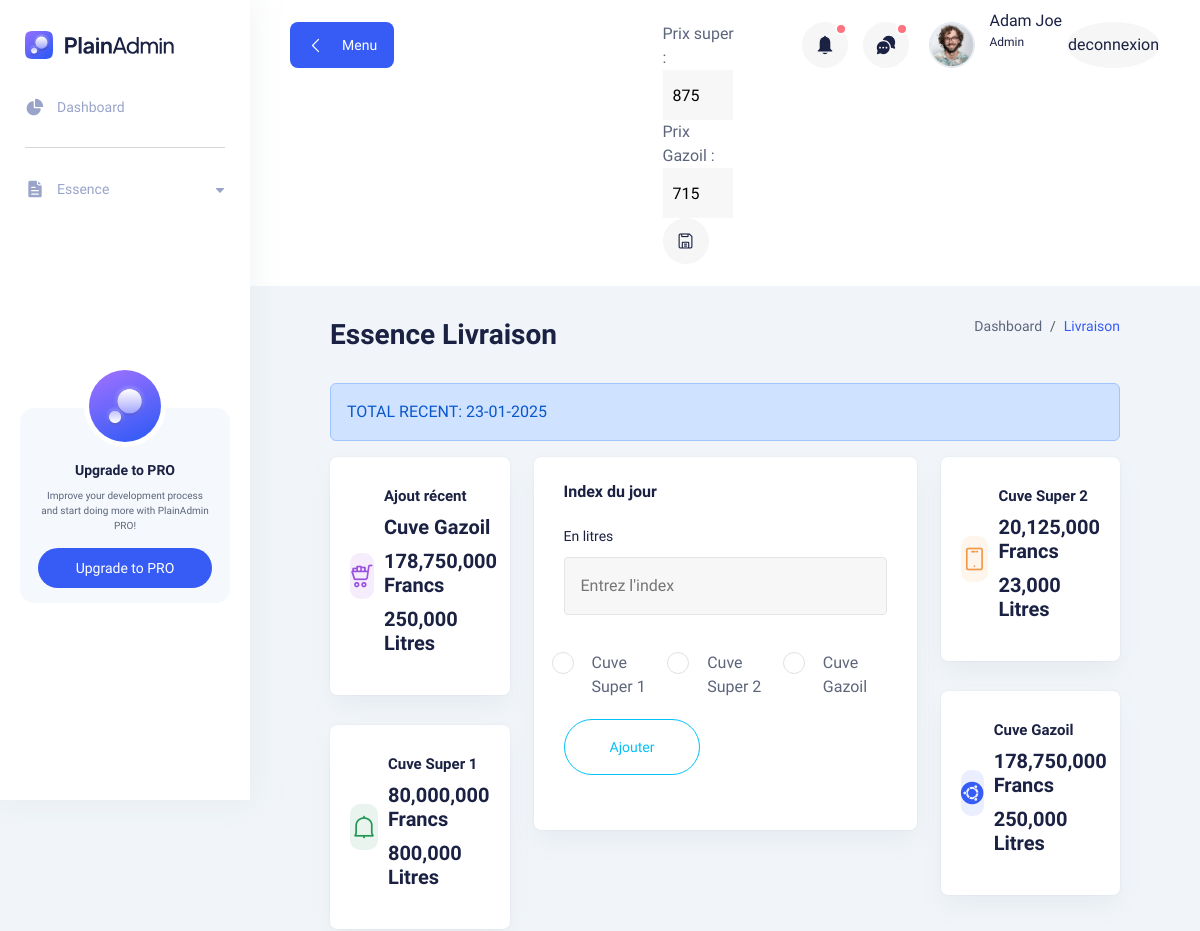
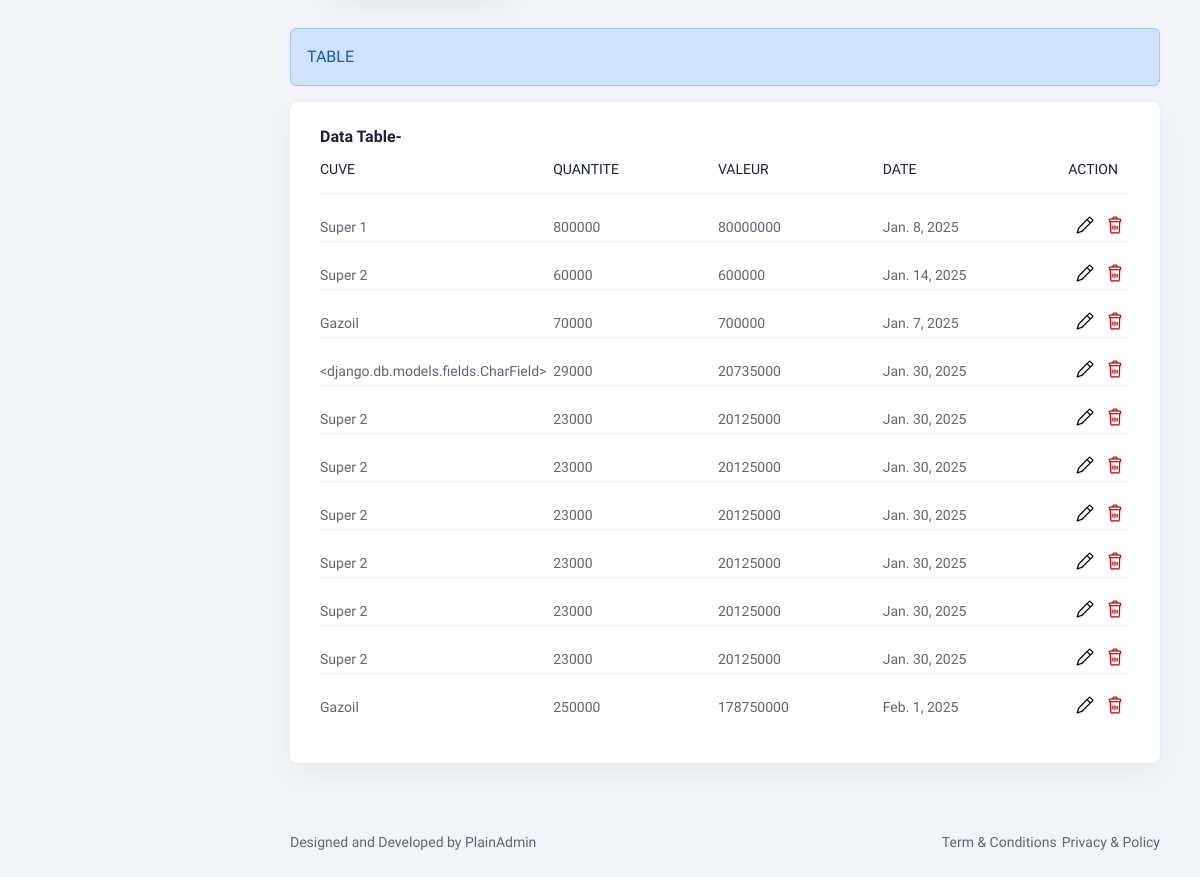
Before: /Station/livraison/ (signed in) with the older database file (2 pictures, top to bottom).
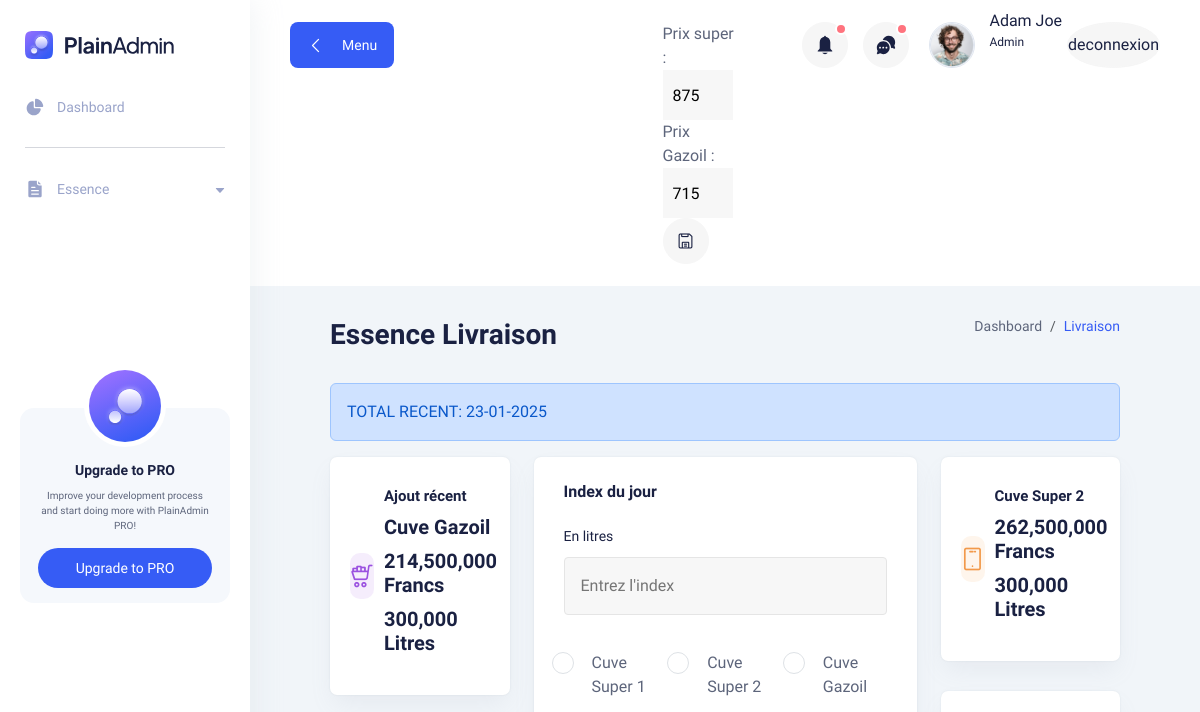
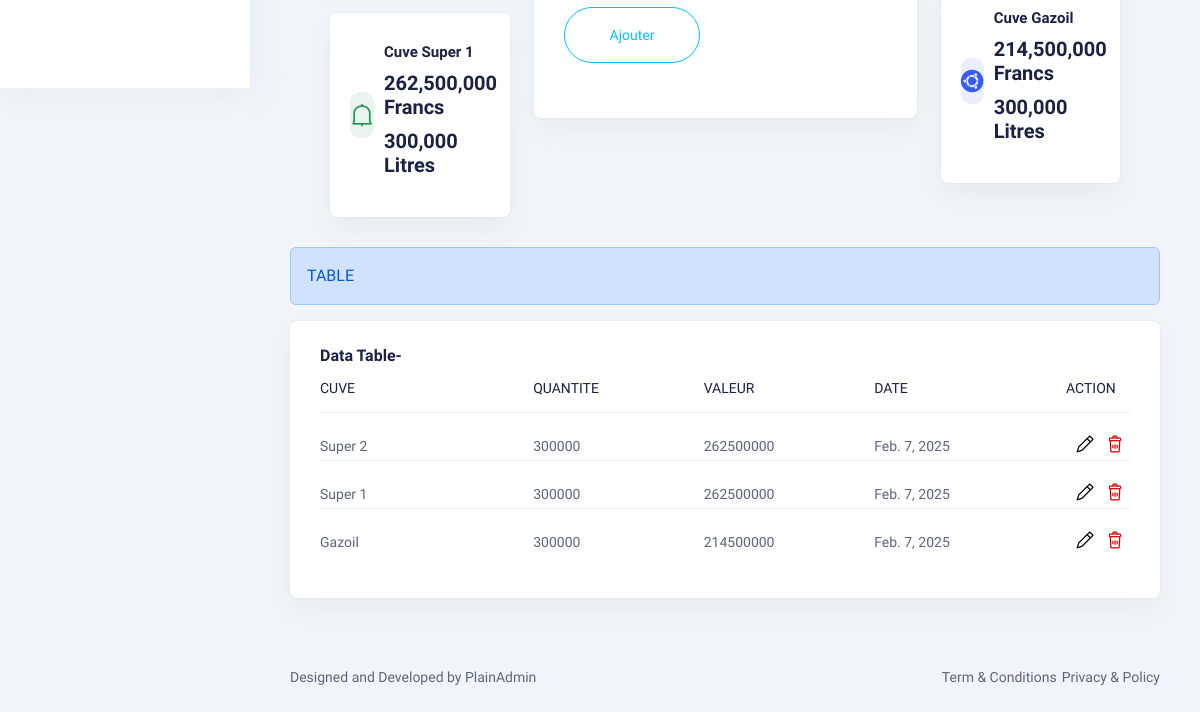
After: the same page with the newer database file (2 pictures, top to bottom).
### Station_Essence/models.py (models this page shows)
class Livraison(models.Model):
      quantite=models.IntegerField()
      valeur=models.IntegerField()
      date=models.DateField()
      Cuve=models.CharField(max_length=50)

### Station_Essence/views.py (the view, shortened to what this page needs)
# urls.py: path('livraison/',livraison,name='livraison'),
@login_required
def livraison(request):
    lec={}
    with open('constantes.json', 'r') as fic:
            lec=json.load(fic)
    livrer=Livraison.objects.all()
    def cuve(types):
        Special_cuv = get_object_or_404(Special_cuve, id=types)
        Special_cuv.quantite += int(request.POST.get('entrer'))
        Special_cuv.save()
    return render(request,change_os_chemin(['LIvraison','livraison.html']),
                  {'all_livraison':livrer,'cuvesuper1':livrer.filter(Cuve='Super 1'),
                  'cuvesuper2':livrer.filter(Cuve='Super 2'),
                'cuvesgazoil':livrer.filter(Cuve='Gazoil'),
                'prix':lec,
                })

### Station_Essence/templates/Livraison/livraison.html (shortened to what this page needs)
{% include "static.html" %}
{% load humanize %}
  <body>
  {% include "navbar.html" %}
    <main class="main-wrapper">
      {% include "header.html" %}
      <section class="section">
               <div class="container-fluid">
                <div class="container-fluid">
                    <div class="title-wrapper pt-30">
                      <div class="row align-items-center">
                        <div class="col-md-6">
                          <div class="title">
                            <h2>Essence Livraison</h2>
                          </div>
                        </div>
                        <div class="col-md-6">
                          <div class="breadcrumb-wrapper">
                            <nav aria-label="breadcrumb">
                              <ol class="breadcrumb">
                                <li class="breadcrumb-item">
                                  <a href="dash">Dashboard</a>
                                </li>
                                <li class="breadcrumb-item active" aria-current="page">
                                  Livraison
                                </li>
                              </ol>
                            </nav>
                          </div>
                        </div>
                      </div>
                    </div>
                    <div class="alert alert-primary alert-dismissible fade show" role="alert">
                      TOTAL RECENT: 23-01-2025
                    </div>
                        <div class="row">
                            <div class="col-xl-3 col-lg-4 col-sm-6">
                                    <div class="icon-card mb-30">
                                        <div class="icon purple">
                                        <i class="lni lni-cart-full"></i>
                                        </div>
                                        <div class="content">
                                            <h6 class="mb-10">Ajout récent </h6>
                                            <h3 class="text-bold mb-10">Cuve {{all_livraison.last.Cuve}}</h3>
                                            <h3 class="text-bold mb-10">{{all_livraison.last.valeur | intcomma}} Francs</h3>
                                            <h3 class="text-bold mb-10">{{all_livraison.last.quantite | intcomma}} Litres</h3>
                                        </div>
                                    </div>
                                    <div class="icon-card mb-30">
                                        <div class="icon success">
                                            <i class="lni lni-alarm"></i>
                                        </div>
                                        <div class="content">
                                            <h6 class="mb-10">Cuve Super 1 </h6>
                                            <h3 class="text-bold mb-10">{{cuvesuper1.last.valeur | intcomma}} Francs</h3>
                                            <h3 class="text-bold mb-10">{{cuvesuper1.last.quantite | intcomma}} Litres</h3>
                                        </div>
                                    </div>
                            </div>
                            <div class="col-lg-6">
                                <form action="{% url "livraison" %}" method='POST'>
                                    <div class="card-style mb-30">
                                        <h6 class="mb-25">Index du jour</h6>
                                        <div class="input-style-1">
                                            <label>En litres</label>
                                            <input type="number" name="entrer" min=0 placeholder="Entrez l'index" />
                                    </div>
                                            <div class="row">
                                                <div class="form-check radio-style radio-success mb-20 col-lg-4">
                                                    <input class="form-check-input" type="radio" id="option1" name="choice" value="Super 1">
                                                    <label  class="form-check-label" for="option1">Cuve Super 1</label>
                                                </div>
                                                <div class="form-check radio-style radio-success mb-20 col-lg-4">
                                                    <input class="form-check-input" type="radio" id="option2" name="choice" value="Super 2">
                                                    <label class="form-check-label" for="option2">Cuve Super 2</label>
                                                </div>
                                                <div class="form-check radio-style radio-success mb-20 col-lg-4">
                                                    <input class="form-check-input" type="radio" id="option3" name="choice" value="Gazoil">
                                                    <label class="form-check-label" for="option3">Cuve Gazoil</label>
                                                </div>
                                            </div>
                                    <div class="input-style-3">
                                        <button type="submit" name="name" value="{{i.veil.type}}"   class="main-btn secondary-btn-outline rounded-full btn-hover">Ajouter</button>
                                      </div>
                                    </form>
                                </div>
                            </div>
                            <div class="col-xl-3 col-lg-4 col-sm-6">
                                    <div class="icon-card mb-30">
                                        <div class="icon orange">
                                        <i class="lni lni-tab"></i>
                                        </div>
                                        <div class="content">
                                            <h6 class="mb-10">Cuve Super 2 </h6>
                                            <h3 class="text-bold mb-10">{{cuvesuper2.last.valeur | intcomma}} Francs</h3>
                                            <h3 class="text-bold mb-10">{{cuvesuper2.last.quantite | intcomma}} Litres</h3>
                                        </div>
                                    </div>
                                    <div class="icon-card mb-30">
                                        <div class="icon info">
                                            <i class="lni lni-ubuntu"></i>
                                        </div>
                                        <div class="content">
                                            <h6 class="mb-10">Cuve Gazoil</h6>
                                            <h3 class="text-bold mb-10">{{cuvesgazoil.last.valeur | intcomma}} Francs</h3>
                                            <h3 class="text-bold mb-10">{{cuvesgazoil.last.quantite | intcomma}} Litres</h3>
                                        </div>
                                    </div>
                                </div>
                            </div>
                        </div>
                        <div class="alert alert-primary alert-dismissible fade show" role="alert">
                          TABLE
                        </div>
                          <div class="tables-wrapper">
                              <div class="col-lg-12">
                                <div class="card-style mb-30">
                                  <h6 class="mb-0">Data Table-{{num.type }}</h6>
                                  <div class="table-wrapper table-responsive">
                                <table class="table">
                                      <thead>
                                        <tr>
                                          <th class="lead-info">
                                            <h6>CUVE</h6>
                                          </th>
                                          <th class="lead-phone">
                                            <h6>QUANTITE</h6>
                                          </th>
                                          <th class="lead-phone">
                                            <h6>VALEUR</h6>
                                          </th>
                                          <th class="lead-company">
                                            <h6>DATE</h6>
                                          </th>
                                          <th>
                                            <h6>ACTION</h6>
                                          </th>
                                        </tr>
                                      </thead>
                              {% for sup in all_livraison %}
                              <tbody>
                                <tr>
                                  <td>
                                     <p class="text-sm">{{ sup.Cuve }}</p>
                                  </td>
                                  <td>
                                    <p class="text-sm">{{ sup.quantite }}</p>
                                  </td>
                                  <td>
                                    <p class="text-sm">{{ sup.valeur }}</p>
                                  </td>
                                  <td>
                                    <p class="text-sm">{{ sup.date  }}</p>
                                  </td>
                                  <td>
                                    <div class="action justify-content-end">
                                      <button class="edit">
                                        <i class="lni lni-pencil"></i>
                                      </button>
                                      <button class="text-danger">
                                        <i class="lni lni-trash-can"></i>
                                      </button>
                                    </div>
                                  </td>
                                </tr>
                              </tbody>
                              {% endfor %}
                            </table>
                          </div>
                        </div>
                      </div>
                    </div>
                </section>
                <footer class="footer">
                  <div class="container-fluid">
                    <div class="row">
                      <div class="col-md-6 order-last order-md-first">
                        <div class="copyright text-center text-md-start">
                          <p class="text-sm">
                            Designed and Developed by
                            <a href="https://plainadmin.com" rel="nofollow" target="_blank">
                              PlainAdmin
                            </a>
                          </p>
                        </div>
                      </div>
                      <div class="col-md-6">
                        <div class="terms d-flex justify-content-center justify-content-md-end">
                          <a href="#0" class="text-sm">Term & Conditions</a>
                          <a href="#0" class="text-sm ml-5">Privacy & Policy</a>
                        </div>
                      </div>
                    </div>
                  </div>
                </footer>
              </main>
              {% include "footer.html" %}

Changed rows visible on the page:
removed Livraison: last.Cuve "Gazoil", last.valeur "178,750,000", last.quantite "250,000", Cuve "Gazoil", quantite "250000", valeur "178750000", date "Feb. 1, 2025"
removed Livraison: last.valeur "80,000,000", last.quantite "800,000", Cuve "Super 1", quantite "800000", valeur "80000000", date "Jan. 8, 2025"
removed Livraison: last.valeur "20,125,000", last.quantite "23,000", Cuve "Super 2", quantite "23000", valeur "20125000", date "Jan. 30, 2025"
removed Livraison: Cuve "Super 2", quantite "60000", valeur "600000", date "Jan. 14, 2025"
removed Livraison: Cuve "Gazoil", quantite "70000", valeur "700000", date "Jan. 7, 2025"
removed Livraison: Cuve "<django.db.models.fields.CharField>", quantite "29000", valeur "20735000", date "Jan. 30, 2025"
removed Livraison: Cuve "Super 2", quantite "23000", valeur "20125000", date "Jan. 30, 2025"
removed Livraison: Cuve "Super 2", quantite "23000", valeur "20125000", date "Jan. 30, 2025"
removed Livraison: Cuve "Super 2", quantite "23000", valeur "20125000", date "Jan. 30, 2025"
removed Livraison: Cuve "Super 2", quantite "23000", valeur "20125000", date "Jan. 30, 2025"
removed Livraison: Cuve "Super 2", quantite "23000", valeur "20125000", date "Jan. 30, 2025"
added Livraison: last.Cuve "Gazoil", last.valeur "214,500,000", last.quantite "300,000", Cuve "Gazoil", quantite "300000", valeur "214500000", date "Feb. 7, 2025"
added Livraison: last.valeur "262,500,000", last.quantite "300,000", Cuve "Super 1", quantite "300000", valeur "262500000", date "Feb. 7, 2025"
added Livraison: last.valeur "262,500,000", last.quantite "300,000", Cuve "Super 2", quantite "300000", valeur "262500000", date "Feb. 7, 2025"
